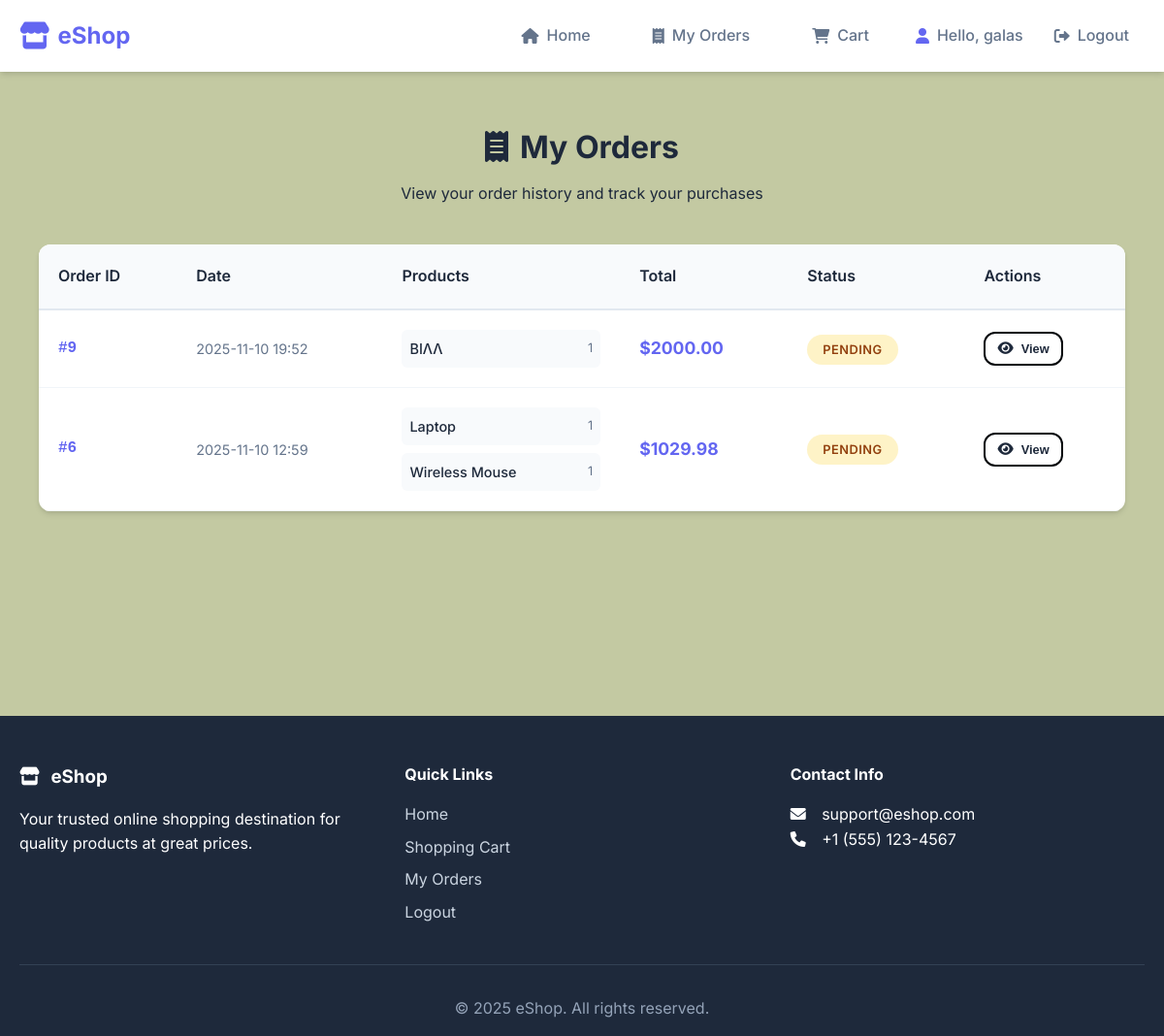
The page /orders (signed in) on the database its author committed.
### tables this page shows
CREATE TABLE orders(
            order_id INTEGER PRIMARY KEY AUTOINCREMENT,
            user_id INTEGER NOT NULL,
            total DECIMAL(10, 2) NOT NULL,
            status TEXT CHECK(status IN ('pending','paid','shipped','cancelled')) DEFAULT 'pending',
            created_at TIMESTAMP DEFAULT CURRENT_TIMESTAMP,
            FOREIGN KEY(user_id) REFERENCES users(user_id)
        );

### app.py (the view)
@app.route('/orders')
@login_required
def user_orders():
    try:
        with get_cursor() as cur:
            if session['role'] == 'admin':
                cur.execute("""
                    SELECT o.*,
                           u.username,
                           u.email,
                           GROUP_CONCAT(p.name || ' (x' || oi.quantity || ')') as product_names
                    FROM orders o
                    JOIN users u ON o.user_id = u.user_id
                    JOIN order_items oi ON o.order_id = oi.order_id
                    JOIN products p ON oi.product_id = p.product_id
                    GROUP BY o.order_id
                    ORDER BY o.created_at DESC
                """)
                orders = cur.fetchall()
                return render_template('admin_orders.html', orders=orders)
            else:
                cur.execute("""
                    SELECT o.*,
                           GROUP_CONCAT(p.name || ' (x' || oi.quantity || ')') as product_names
                    FROM orders o
                    JOIN order_items oi ON o.order_id = oi.order_id
                    JOIN products p ON oi.product_id = p.product_id
                    WHERE o.user_id = ?
                    GROUP BY o.order_id
                    ORDER BY o.created_at DESC
                """, (session['user_id'],))
                orders = cur.fetchall()
                return render_template('user_orders.html', orders=orders)
    except Exception as e:
        flash(f"Error loading orders: {str(e)}", 'danger')
        if session.get('role') == 'admin':
            return render_template('admin_orders.html', orders=[])
        else:
            return render_template('user_orders.html', orders=[])

### app.py (called while the page is built)
@app.context_processor
def utility_processor():
    def get_image_url(image_url):
        if not image_url:
            return url_for('static', filename='images/placeholder.png')
        if image_url.startswith('uploads/'):
            return url_for('static', filename=image_url)
        return image_url
    return dict(get_image_url=get_image_url)

def get_db():
    db = getattr(g, '_database', None)
    if db is None:
        db = g._database = sqlite3.connect(DATABASE)
        db.row_factory = sqlite3.Row
    return db

@app.teardown_appcontext
def close_connection(exception):
    db = getattr(g, '_database', None)
    if db is not None:
        db.close()

@contextmanager
def get_cursor():
    db = get_db()
    cursor = db.cursor()
    try:
        yield cursor
        db.commit()
    except Exception as e:
        db.rollback()
        raise e
    finally:
        cursor.close()

def login_required(f):
    @wraps(f)
    def decorated_function(*args, **kwargs):
        if 'user_id' not in session:
            flash('Please log in to access this page', 'warning')
            return redirect(url_for('login', next=request.url))
        return f(*args, **kwargs)
    return decorated_function

### templates/user_orders.html (shortened to what this page needs)
{% extends "base.html" %}
{% block content %}
<div class="user-orders-container">
    <div class="user-orders-header">
        <h1><i class="fas fa-receipt"></i> My Orders</h1>
        <p>View your order history and track your purchases</p>
    </div>
    {% if orders %}
        <div class="orders-container">
            <table class="orders-table">
                <thead>
                    <tr>
                        <th>Order ID</th>
                        <th>Date</th>
                        <th>Products</th>
                        <th>Total</th>
                        <th>Status</th>
                        <th>Actions</th>
                    </tr>
                </thead>
                <tbody>
                    {% for order in orders %}
                        <tr class="data-row">
                            <td class="order-id">#{{ order.order_id }}</td>
                            <td>
                                <div class="order-date">{{ order.created_at[:16] }}</div>
                            </td>
                            <td class="order-products">
                                <div class="order-product-list">
                                    {% if order.product_names %}
                                        {% for product_info in order.product_names.split(',') %}
                                            <div class="order-product-item">
                                                <span class="order-product-name">{{ product_info.split('(x')[0].strip() }}</span>
                                                <span class="order-product-quantity">{{ product_info.split('(x')[1].replace(')', '').strip() if '(x' in product_info else 'x1' }}</span>
                                            </div>
                                        {% endfor %}
                                    {% else %}
                                        <span>No products</span>
                                    {% endif %}
                                </div>
                            </td>
                            <td class="order-total">${{ "%.2f"|format(order.total) }}</td>
                            <td>
                                <span class="order-status status-{{ order.status }}">{{ order.status|title }}</span>
                            </td>
                            <td>
                                <div class="order-actions">
                                    <button class="btn btn-sm btn-outline btn-order-action" onclick="viewOrderDetails({{ order.order_id }})">
                                        <i class="fas fa-eye"></i> View
                                    </button>
                                </div>
                            </td>
                        </tr>
                    {% endfor %}
                </tbody>
            </table>
        </div>
    {% endif %}
</div>
{% endblock %}

### static/css/style.css (style rules this page uses)
:root { --primary-color: #6366f1; --primary-dark: #4f46e5; --secondary-color: #679e0f; --accent-color: #10b981; --text-dark: #1e293b; --text-light: #64748b; --border-color: #000408; --shadow: 0 4px 6px -1px rgba(0, 0, 0, 0.1), 0 2px 4px -1px rgba(0, 0, 0, 0.06); --shadow-lg: 0 10px 15px -3px rgba(0, 0, 0, 0.1), 0 4px 6px -2px rgba(0, 0, 0, 0.05); --radius: 12px; --transition: all 0.3s ease; }
* { margin: 0; padding: 0; box-sizing: border-box; }
body { font-family: 'Inter', -apple-system, BlinkMacSystemFont, sans-serif; line-height: 1.6; color: var(--text-dark); background-color: #c3c9a2; }
.btn { display: inline-flex; align-items: center; justify-content: center; padding: 0.75rem 1.5rem; border: none; border-radius: var(--radius); font-weight: 600; text-decoration: none; cursor: pointer; transition: var(--transition); font-size: 0.9rem; gap: 0.5rem; }
.btn i { font-size: 0.9rem; }
.btn-outline { background: transparent; border: 2px solid var(--border-color); color: var(--text-dark); }
.btn-sm { padding: 0.5rem 1rem; font-size: 0.8rem; }
.nav-link, .btn, .product-card { transition: var(--transition); }

### templates/user_orders.html (style rules this page uses)
.user-orders-container { max-width: 1200px; margin: 0 auto; padding: 20px; }
.user-orders-header { text-align: center; margin-bottom: 40px; }
.user-orders-header h1 { color: var(--text-dark); margin-bottom: 10px; display: flex; align-items: center; justify-content: center; gap: 12px; }
.orders-container { background: white; border-radius: var(--radius); box-shadow: var(--shadow); overflow: hidden; }
.orders-table { width: 100%; border-collapse: collapse; }
.orders-table th { background: #f8fafc; padding: 20px; text-align: left; font-weight: 600; color: var(--text-dark); border-bottom: 2px solid #e2e8f0; }
.orders-table td { padding: 20px; border-bottom: 1px solid #f1f5f9; vertical-align: middle; }
.order-id { font-weight: 600; color: var(--primary-color); font-family: 'Courier New', monospace; }
.order-date { color: var(--text-light); font-size: 0.9rem; }
.order-products { max-width: 300px; }
.order-product-list { display: flex; flex-direction: column; gap: 8px; }
.order-product-item { display: flex; align-items: center; gap: 8px; padding: 8px; background: #f8fafc; border-radius: 6px; }
.order-product-name { font-weight: 500; color: var(--text-dark); font-size: 0.9rem; }
.order-product-quantity { color: var(--text-light); font-size: 0.8rem; margin-left: auto; }
.order-total { font-weight: 700; color: var(--primary-color); font-size: 1.1rem; }
.order-status { padding: 8px 16px; border-radius: 20px; font-size: 0.8rem; font-weight: 600; text-transform: uppercase; letter-spacing: 0.5px; }
.status-pending { background: #fef3c7; color: #92400e; }
.order-actions { display: flex; gap: 8px; }
.btn-order-action { padding: 8px 12px; font-size: 0.8rem; }
.data-row { border-bottom: 1px solid #f1f5f9; transition: all 0.3s ease; }

### rows shown on the page
orders: order_id "9", created_at "2025-11-10 19:52", split "ΒΙΛΛ", split "1", total "2000.00", status "PENDING"
orders: order_id "6", created_at "2025-11-10 12:59", split "Laptop" "Wireless Mouse", split "1" "1", total "1029.98", status "PENDING"

### other values the page prints
{{ session['username'] }} "galas"
